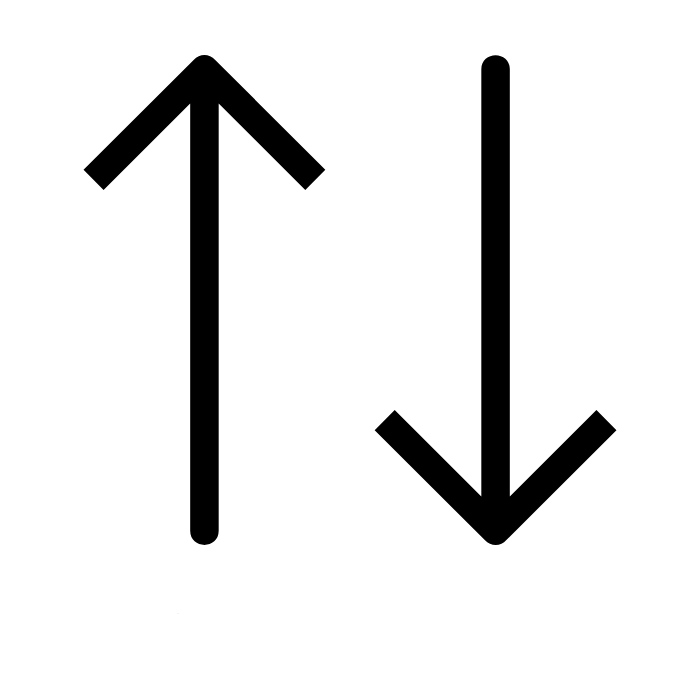
#> input picture Source/swap_arrows.png, 700 x 700 px, given in place of elements-logo.png, which was not available
$ python make_intro_card.py ../../Source/swap_arrows.png deformed_sphere_neodymium.png deformed_sphere_neodymium.png deformed_sphere_neodymium.png deformed_sphere_neodymium.png 5
#> lines starting #> are read from the running program, lines starting #| are printed output that depends on the picture; pictures that were not available may be replaced by others from this repository, and a replacement may not be noted
#!/usr/bin/env python3
"""Render an Elements-style intro card PNG.
  python3 scripts/video/make_intro_card.py out.png "The Deformer" "Subtitle" [version] [image.png|-] [W H [BASE_W]]
  BASE_W: size the layout was designed at (default W). If W > BASE_W the card is a wider canvas: same absolute sizes, no border.
"""
import sys
from PIL import Image, ImageDraw, ImageFont
BG0, BG1, BORDER, MID, TEXT, ACCENT, AMETHYST = (13,17,23),(17,24,32),(31,45,61),(74,96,117),(208,228,240),(168,216,240),(181,123,238)
out, title, sub = sys.argv[1:4]
ver = sys.argv[4] if len(sys.argv) > 4 else "v1.0.0"
pic = sys.argv[5] if len(sys.argv) > 5 and sys.argv[5] != "-" else None
W, H = (int(sys.argv[6]), int(sys.argv[7])) if len(sys.argv) > 7 else (1428, 1080)
BW = int(sys.argv[8]) if len(sys.argv) > 8 else W
img = Image.new("RGB", (W, H), BG0)
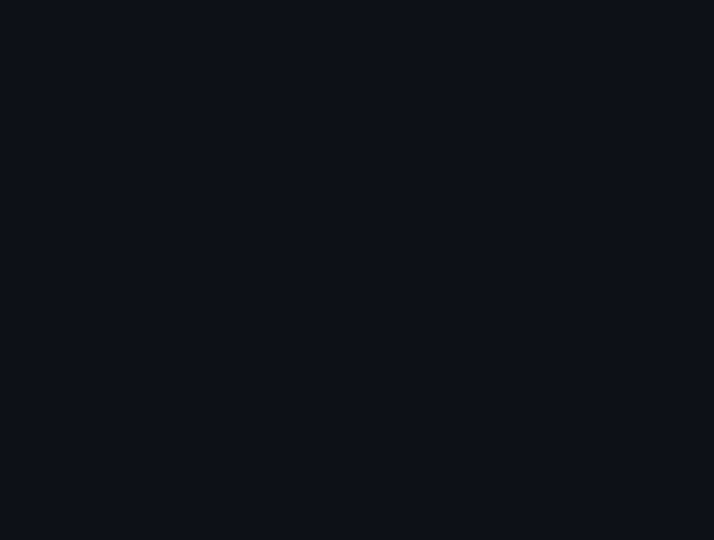
#> img: PIL image 1428x1080 RGB (shown at 1/2 size); mean R, G, B 13, 17, 23
px = img.load()
for y in range(H):                       # same top-to-bottom gradient as the docs
    t = y / (H - 1)
    c = tuple(int(BG1[i] + (BG0[i] - BG1[i]) * t) for i in range(3))
    for x in range(W): px[x, y] = c
d = ImageDraw.Draw(img)
logo = Image.open("Source/elements-logo.png").convert("RGBA")
#> logo is the input picture: PIL image 700x700 RGBA; mean R, G, B, A 0, 0, 0, 22.4
lw = int(BW * 0.31); logo = logo.resize((lw, int(logo.height * lw / logo.width)), Image.LANCZOS)
bold = ImageFont.truetype("Source/JetBrainsMono-Bold.ttf", int(BW * 0.0235))
reg = ImageFont.truetype("Source/JetBrainsMono-Regular.ttf", int(BW * 0.012))
verf = ImageFont.truetype("Source/JetBrainsMono-Regular.ttf", int(BW * 0.0105))
gap1, gap2, gap3, rule = int(H * 0.025), int(H * 0.06), int(H * 0.025), int(H * 0.04)
if pic:
    pi = Image.open(pic).convert("RGBA"); pi = pi.crop(pi.getbbox())
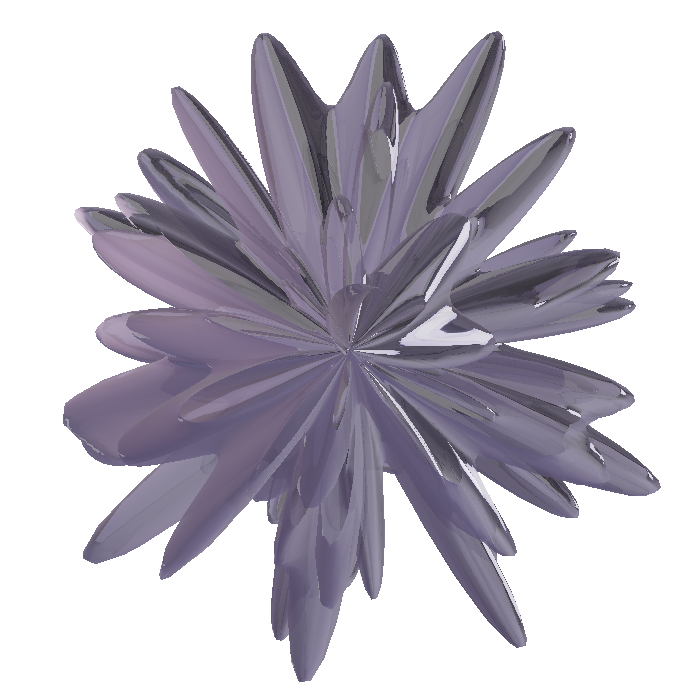
#> input picture scripts/video/deformed_sphere_neodymium.png, 700 x 700 px
#> further down, pi is the input picture: PIL image 700x700 RGBA; mean R, G, B, A 52, 48.3, 58.1, 111.2
#> after `pi = pi.crop(pi.getbbox())`:
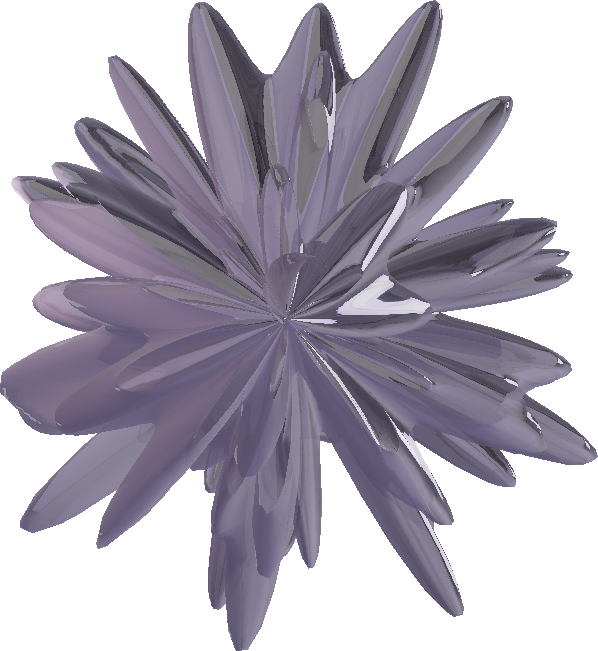
#> pi: PIL image 598x651 RGBA; mean R, G, B, A 65.5, 60.8, 73.1, 140; transparent parts drawn white
    ph = int(H * 0.30); pi = pi.resize((int(pi.width * ph / pi.height), ph), Image.LANCZOS)
    gap_pic = int(H * 0.04)
th, sh, vh = int(bold.size * 1.2), int(reg.size * 1.2), int(verf.size * 1.2)
total = logo.height + gap1 + vh + gap2 + (pi.height + gap_pic if pic else 0) + th + rule + gap3 + sh
#> total = 1045
y = (H - total) // 2
#> y = 17
def centred(text, y, font, fill):
    d.text(((W - d.textlength(text, font=font)) / 2, y), text, font=font, fill=fill)
img.paste(logo, ((W - lw) // 2, y), logo); y += logo.height + gap1
#> after `y += logo.height + gap1`: y = 486
centred(ver, y, verf, AMETHYST); y += vh + gap2
#> after `y += vh + gap2`: y = 566
if pic:
    img.paste(pi, ((W - pi.width) // 2, y), pi); y += pi.height + gap_pic
#> after `img.paste(pi, ((W - pi.width) // 2, y), pi)`:
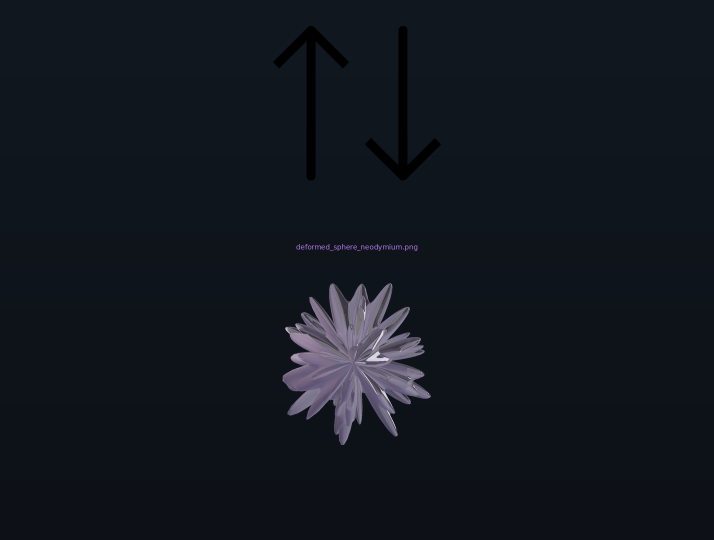
#> img: PIL image 1428x1080 RGB (shown at 1/2 size); mean R, G, B 17.9, 22.9, 30.3
#> after `y += pi.height + gap_pic`: y = 933
centred(title, y, bold, AMETHYST); y += th + rule // 2
#> after `y += th + rule // 2`: y = 993
d.line([(W * 0.46, y), (W * 0.54, y)], fill=ACCENT, width=2); y += rule // 2 + gap3
#> after `y += rule // 2 + gap3`: y = 1041
centred(sub, y, reg, MID)
if BW == W: d.rectangle([14, 14, W - 15, H - 15], outline=BORDER, width=1)
img.save(out)
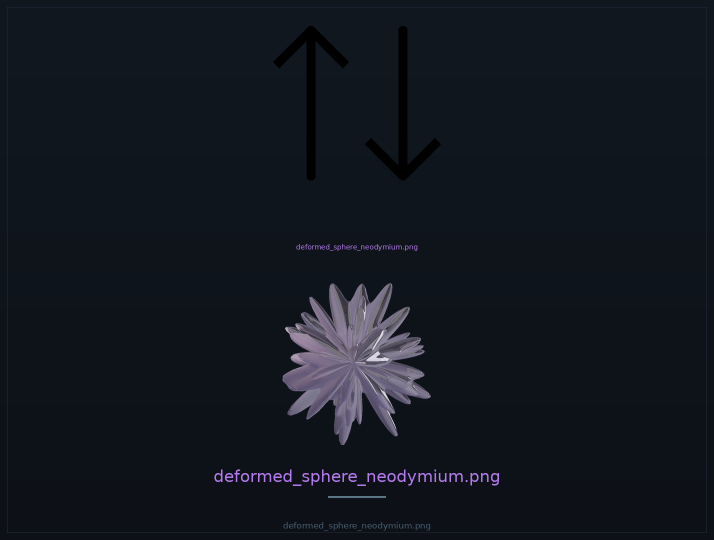
#> saved as swap_arrows.png: PIL image 1428x1080 RGB (shown at 1/2 size); mean R, G, B 18.5, 23.3, 31.1
